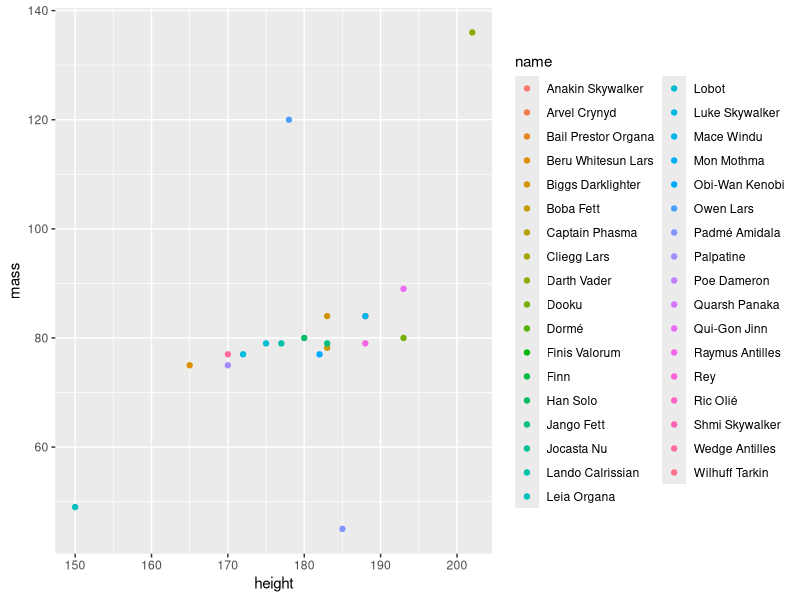
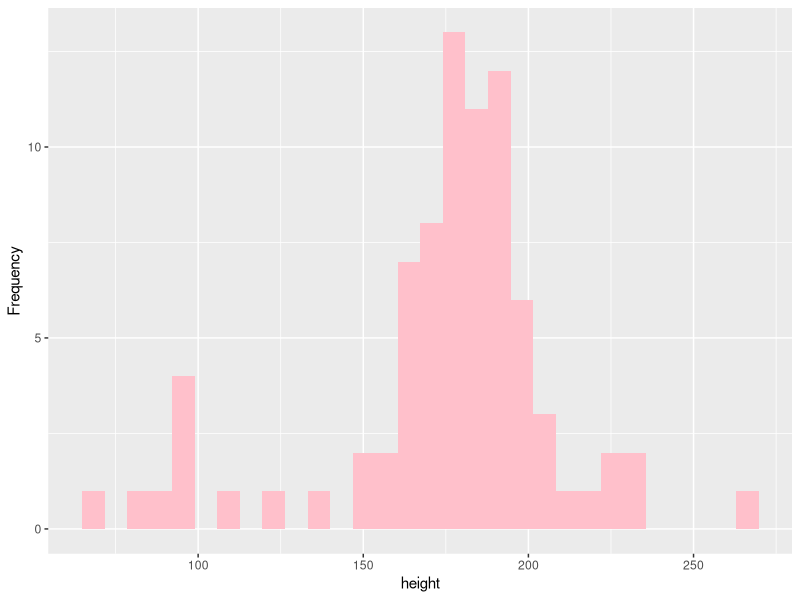
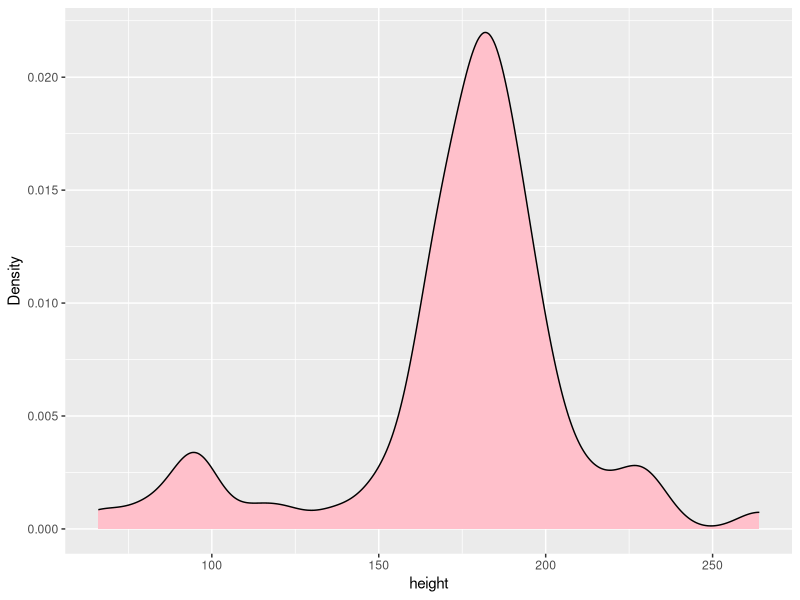
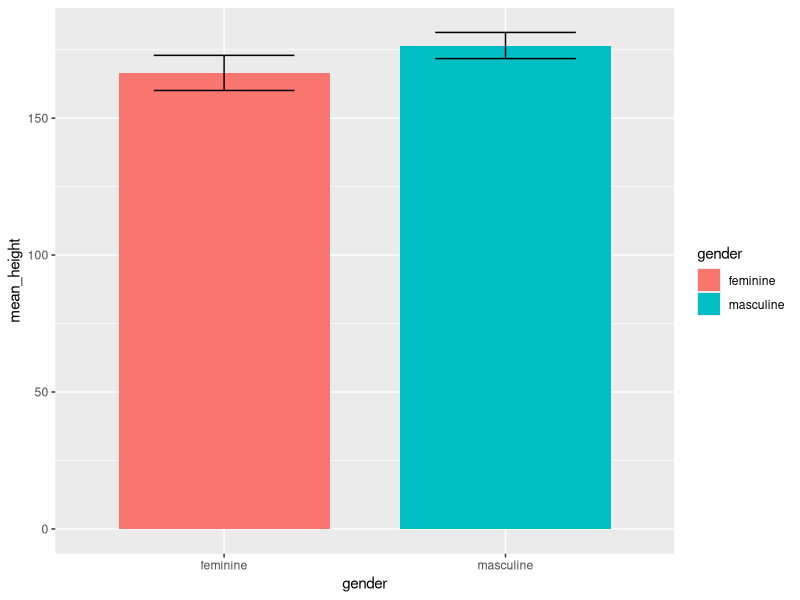
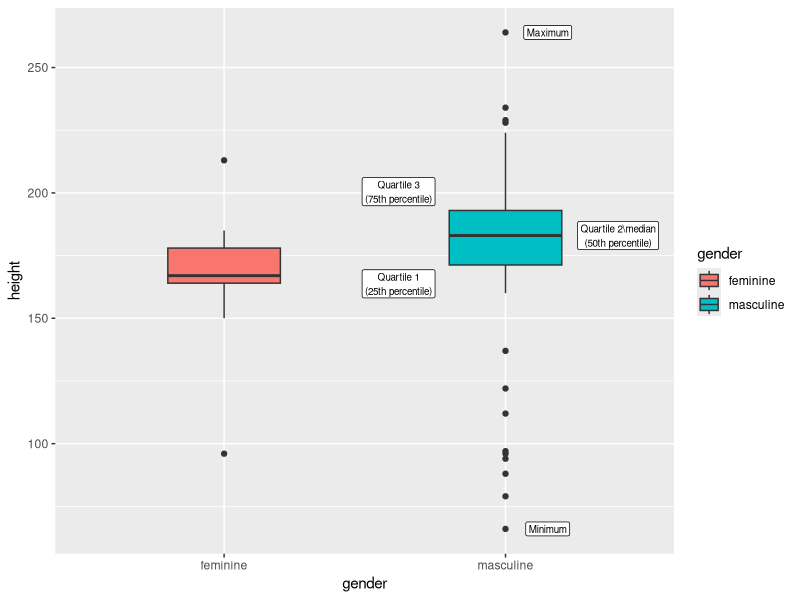
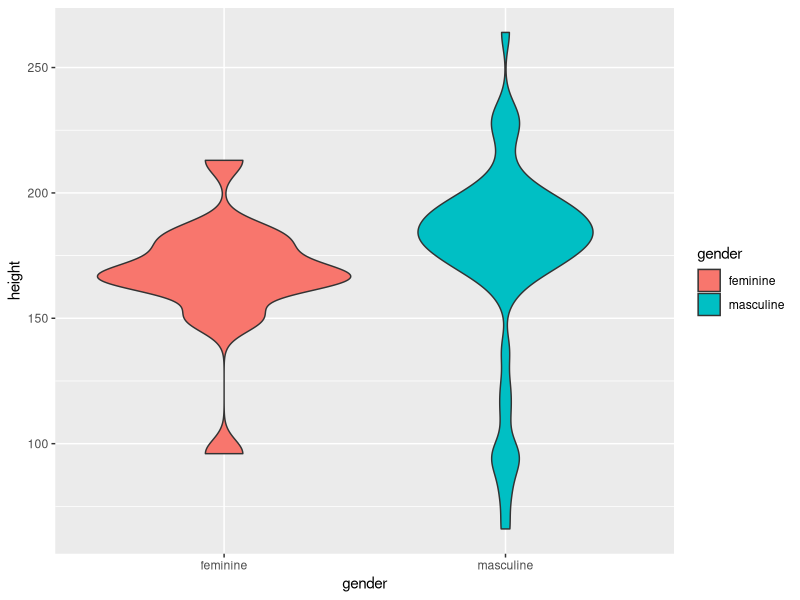
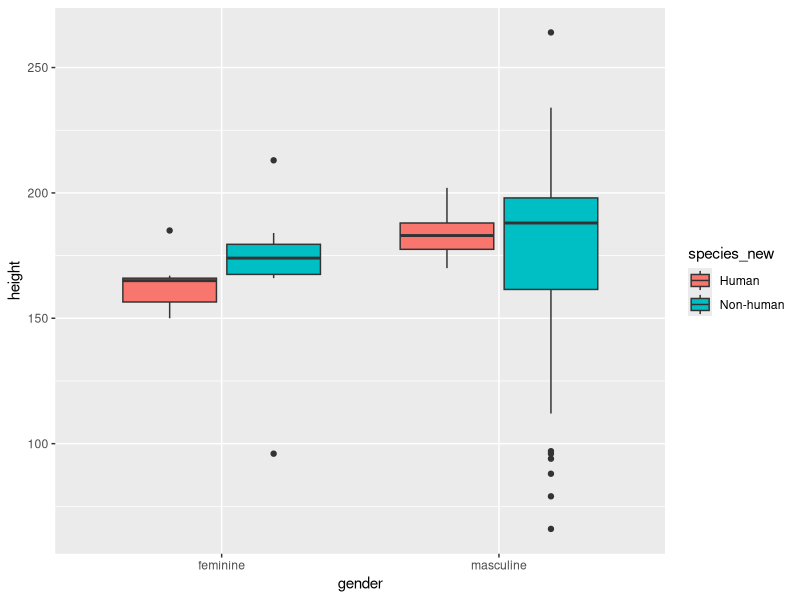

Source code (R) for these figures, in order:
## ---- chunk 1

library(tidyverse) 

## ---- chunk 2
#| label: fig-scatter
#| fig-cap: "Scatterplot of height vs. mass" 
#| message: FALSE 
#| warning: FALSE

dplyr::starwars %>% 
  dplyr::filter(species == "Human") %>%
  ggplot2::ggplot(mapping = aes(x = height, y = mass, colour = name)) + 
  ggplot2::geom_point()

## ---- chunk 3
#| label: fig-hisdens
#| fig-cap: "Histograms and density plots of height" 
#| fig-subcap:
#|   - "Histogram"
#|   - "Density plot" 
#| layout-ncol: 2
#| message: FALSE 
#| warning: FALSE

dplyr::starwars %>% 
  ggplot2::ggplot(aes(x = height)) +
  ggplot2::geom_histogram(fill="pink") +
  ggplot2::ylab("Frequency")

dplyr::starwars %>% 
  ggplot2::ggplot(aes(x = height)) +
  ggplot2::geom_density(fill="pink") +
  ggplot2::ylab("Density")

## ---- chunk 4
#| label: fig-bar
#| fig-cap: "Barchart of mean height by character gender. Error bars represent +/- 1 SE" 
#| message: FALSE 
#| warning: FALSE

dplyr::starwars %>%
  dplyr::filter(!is.na(gender) & !is.na(height)) %>%
  dplyr::group_by(gender) %>% 
  dplyr::summarize(mean_height = mean(height, na.rm = T), se_height = sd(height, na.rm = T)/sqrt(n())) %>% 
  ggplot2::ggplot(aes(x = gender, y = mean_height, fill = gender))+
  ggplot2::geom_bar(stat="identity", width = .75) +
  ggplot2::geom_errorbar(aes(ymin = mean_height - se_height, ymax = mean_height + se_height),width = .5)
## ---- chunk 5
#| message: FALSE 
#| warning: FALSE
#| echo: FALSE

starbuild<-dplyr::starwars %>% 
  dplyr::filter(!is.na(gender) & !is.na(height)) %>%
  ggplot2::ggplot(aes(x = gender, y = height, fill = gender), na.rm = FALSE)+
  ggplot2::geom_boxplot(width = .4)

starbuild<-ggplot2::ggplot_build(starbuild)
constant<-7.5
boxlabels<-tibble::tibble(labels = c("Minimum", "Quartile 1\n(25th percentile)",
                          "Quartile 2\\median\n(50th percentile)","Quartile 3\n(75th percentile)","Maximum"), height = c(starbuild$data[[1]]$ymin_final[2],starbuild$data[[1]]$lower[2]-constant,starbuild$data[[1]]$middle[2],starbuild$data[[1]]$upper[2]+constant,starbuild$data[[1]]$ymax_final[2]),
                          horz = c(2.15,1.62,2.4,1.62,2.15))
## ---- chunk 6
#| label: fig-box
#| fig-cap: "Boxplot of height by character gender."
#| message: FALSE 
#| warning: FALSE

dplyr::starwars %>% 
  dplyr::filter(!is.na(gender) & !is.na(height)) %>%
  ggplot2::ggplot(aes(x = gender, y = height, fill = gender), na.rm = FALSE)+
  ggplot2::geom_boxplot(width = .4) +
  ggplot2::geom_label(data = boxlabels, aes(x = horz, y = height, label = labels),inherit.aes = FALSE, size = 2.5)
## ---- chunk 7
#| label: fig-violin
#| fig-cap: "Violinplot of height by character gender."
#| message: FALSE 
#| warning: FALSE

dplyr::starwars %>% 
  dplyr::filter(!is.na(gender) & !is.na(height)) %>%
  ggplot2::ggplot(aes(x = gender, y = height, fill = gender), na.rm = FALSE)+
  ggplot2::geom_violin()
## ---- chunk 8
#| label: fig-boxgenspec
#| fig-cap: "Boxplot of height by character gender and species."
#| message: FALSE 
#| warning: FALSE

dplyr::starwars %>% # <1>
  dplyr::filter(!is.na(gender) & !is.na(height)) %>% # <2>
  dplyr::mutate(species_new = case_when(species != "Human" ~ "Non-human", # <3>
                                        .default = "Human")) %>%          # <3>
  ggplot2::ggplot(aes(x = gender, y = height, fill = species_new), na.rm = FALSE)+ # <4>
  ggplot2::geom_boxplot() # <5>

